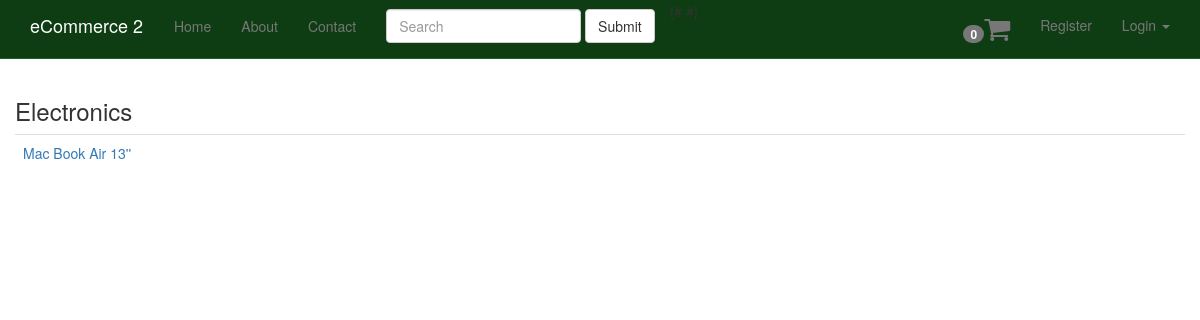
The app's page /categories/electronics, older data.
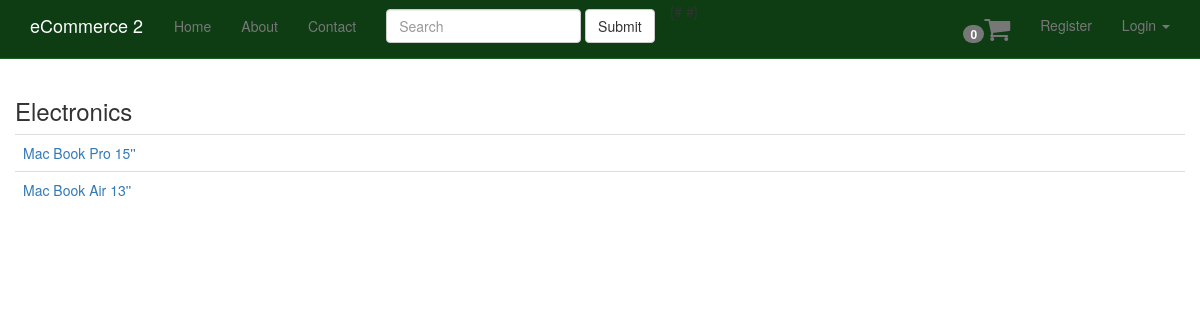
The same page, newer data.
### products/models.py (models this page shows, shortened)
class Product(models.Model):
		title = models.CharField(max_length=120)
		description = models.TextField(blank=True, null=True)
		price = models.DecimalField(decimal_places=2, max_digits=1000)
		active = models.BooleanField(default=True)
		categories = models.ManyToManyField(Category)
		default = models.ForeignKey(Category, related_name="default_category", null=True, blank=True)
		objects = ProductManager()
		class Meta:
			ordering = ["-title"]
		def get_absolute_url(self):
			return reverse("product_detail", kwargs={"pk": self.pk})

### products/views.py (the view)
class CategoryDetailView(DetailView):
	model = Category
	def get_context_data(self, *args,**kwargs):
	    context = super(CategoryDetailView, self).get_context_data(*args,**kwargs)
	    obj = self.get_object()
	    product_set =  obj.product_set.all()
	    default_category = obj.default_category.all()
	    products = ( product_set | default_category).distinct()
	    context["products"] = products
	    return context

### products/models.py (called while the page is built)
		def active(self):
			return self.filter(active=True)

	def get_queryset(self):
		return ProductQuerySet(self.model,using=self._db)

	def all(self, *args, **kwargs):
		return self.get_queryset().active()

### products/templates/products/category_detail.html
{% extends "base.html" %}
{% block content %}
<div class="row">
	<h3>{{ object.title}}</h3>
	<table class="table">
		{% for item in products %}
		<tr>
			<td><a href="{{ item.get_absolute_url }}">{{ item.title }}</a></td>
		</tr>
		{% endfor %}
	</table>
</div>
{% endblock %}

Row changes from the older to the newer data that the page shows:
now on this page (row edited): Product: title "Mac Book Pro 15''"
